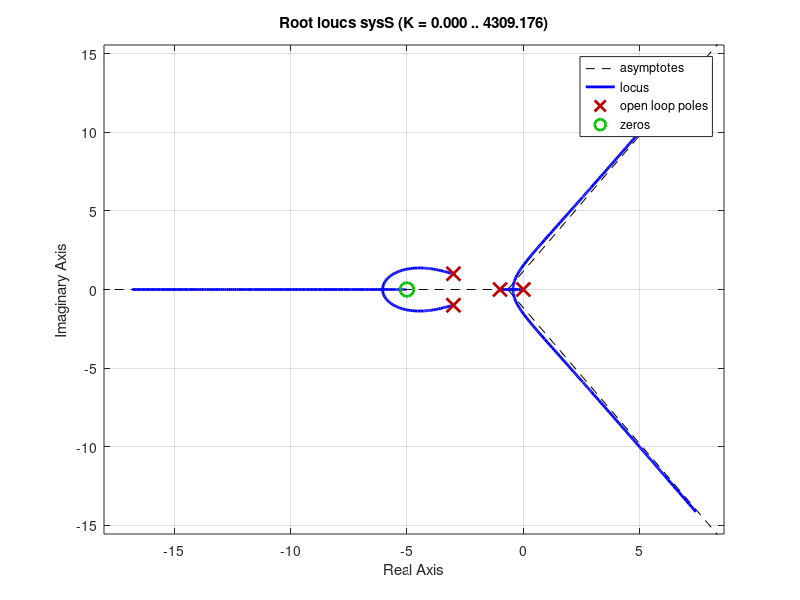

Recreate this plot in MATLAB.
% ==============================
%
% Automatic Control Homework
% 12nd_Week
% No. 3 - c
%
% ==============================
clear;
clc;
% Define transfer function
s = tf('s');
% Subtitute L(s)
sysS = (s+5)/(s*(s+1)*(s^2+6*s+10));
% Plot Root Locus
rlocus(sysS)